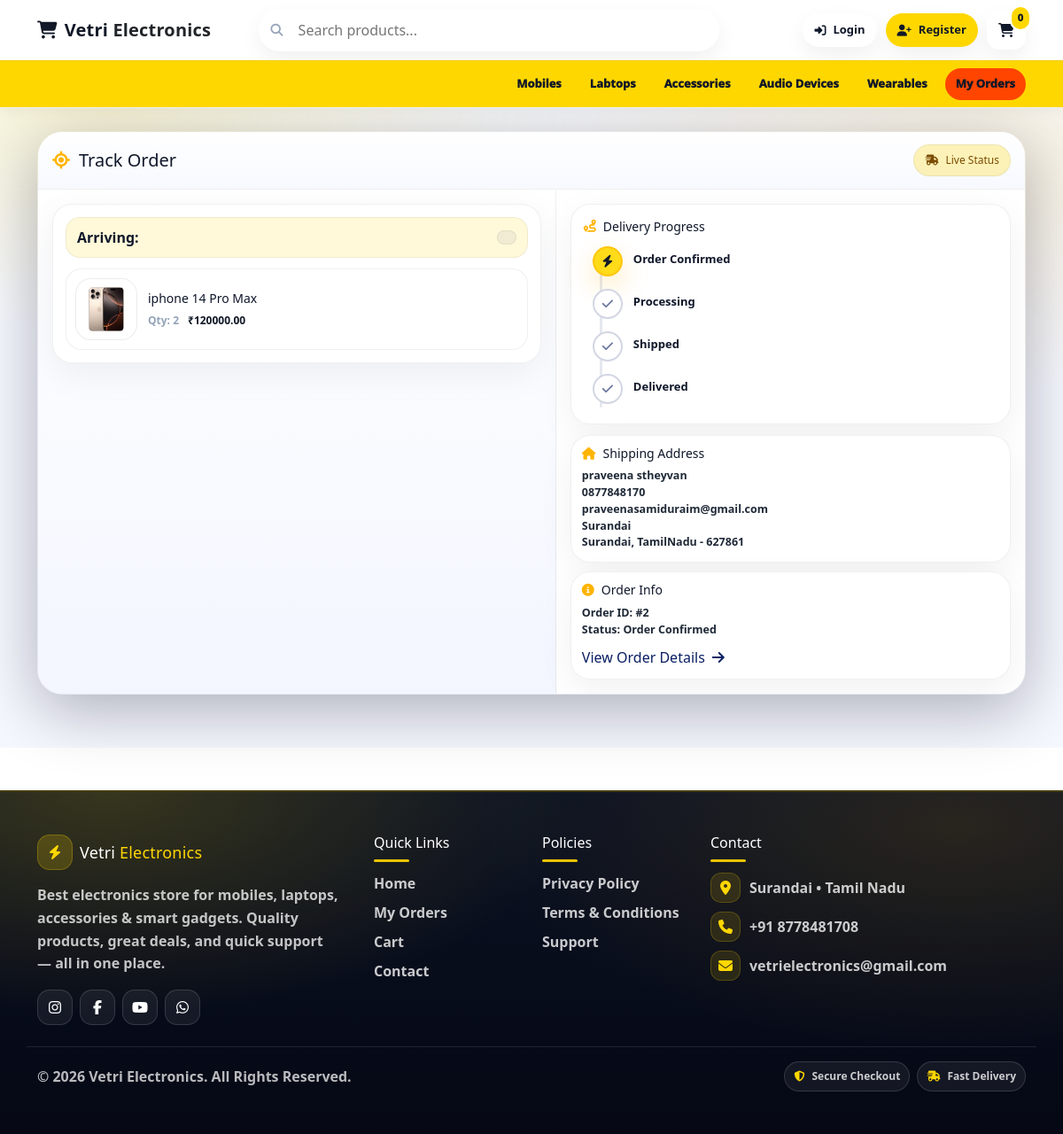
The page /track-order/2/ on the database its author committed.
### vetriapp/models.py (models this page shows, shortened)
class OrderItem(models.Model):
    order = models.ForeignKey(Order, on_delete=models.CASCADE, related_name='items')
    product = models.ForeignKey(Product, on_delete=models.CASCADE, null=True)
    quantity = models.PositiveIntegerField()
    price = models.DecimalField(max_digits=10, decimal_places=2)

class Product(models.Model):
    category = models.ForeignKey(Category, on_delete=models.CASCADE)
    name = models.CharField(max_length=255, null=True)
    description = models.TextField(blank=True, null=True)
    brand = models.CharField(max_length=255, null=True)
    image = models.ImageField(upload_to="products/", null=True)
    original_price = models.DecimalField(max_digits=10, decimal_places=2)
    price = models.DecimalField(max_digits=10, decimal_places=2)
    in_stock_qty = models.DecimalField(max_digits=3,decimal_places=0, null=True)
    in_stock = models.BooleanField(default=True)

class Order(models.Model):
    STATUS_CHOICES = [
        ("confirmed", "Order Confirmed"),
        ("processing", "Processing"),
        ("shipped", "Shipped"),
        ("delivered", "Delivered"),
        ("cancelled", "Cancelled"),
    ]
    user = models.ForeignKey(User, on_delete=models.CASCADE)
    transaction = models.ForeignKey(PaymentTransaction, on_delete=models.CASCADE, related_name="orders", null=True)
    price = models.DecimalField(max_digits=10, decimal_places=2)
    estimated_delivery_date = models.DateField(null=True, blank=True)  # Estimated delivery date
    status = models.CharField(max_length=20, choices=STATUS_CHOICES, default="confirmed")  # Order status
    created_at = models.DateTimeField(auto_now_add=True, null=True)
    billing_address = models.ForeignKey('BillingAddress', on_delete=models.SET_NULL, null=True, blank=True)

class BillingAddress(models.Model):
    user = models.ForeignKey(User, on_delete=models.CASCADE)
    email = models.EmailField()
    country = models.CharField(max_length=100)
    first_name = models.CharField(max_length=50)
    last_name = models.CharField(max_length=50)
    address = models.TextField()
    apartment = models.CharField(max_length=100, blank=True, null=True)
    city = models.CharField(max_length=50)
    state = models.CharField(max_length=50)
    pincode = models.CharField(max_length=10)
    phone = models.CharField(max_length=15)
    saved_info = models.BooleanField(default=False)

### vetriapp/views.py (the view)
# urls.py: path('track-order/<int:order_id>/', views.track_order, name='track_order'),
def track_order(request, order_id):
    order = get_object_or_404(Order, id=order_id)
    order_items = order.items.all()  # Fetch all items related to this order
    status_steps = ["Order Confirmed", "Processing", "Shipped", "Delivered"]
    return render(request, 'myapp/track_order.html', {
        'order': order,
        'order_items': order_items,
        'status_steps': status_steps
    })

### vetriapp/context_processors.py (called while the page is built)
def cart_count(request):
    cart_count = 0
    if request.user.is_authenticated:
        cart_count = Cart.objects.filter(user=request.user).count()  # Counts unique products only
    return {'cart_count': cart_count}

def category_context(request):
    return {'banners': Category.objects.all()}

### vetriapp/templates/myapp/track_order.html (shortened to what this page needs)
{% extends 'myapp/layout/base.html' %}
{% load static %}
{% block extra_css %}
<link rel="stylesheet" href="https://cdnjs.cloudflare.com/ajax/libs/font-awesome/6.5.2/css/all.min.css"/>
{% endblock extra_css %}
{% block content %}
<div class="to-wrap">
  <div class="container">
    <div class="to-shell">
      <div class="to-top">
        <h1 class="to-title"><i class="fa-solid fa-location-crosshairs"></i> Track Order</h1>
        <span class="to-pill"><i class="fa-solid fa-truck-fast"></i> Live Status</span>
      </div>
      <div class="to-grid">
        <div class="to-left">
          <div class="to-card">
            <div class="to-arrive">
              <b>Arriving:</b>
              <span>{{ order.estimated_delivery_date|date:"l, d M Y" }}</span>
            </div>
            <div class="to-items">
              {% for item in order_items %}
              <div class="to-item">
                <a class="to-thumb" href="{% url 'product_details' item.product.id %}">
                  <img src="{{ item.product.image.url }}" alt="{{ item.product.name }}">
                </a>
                <div class="to-itemInfo">
                  <p class="to-itemName">{{ item.product.name }}</p>
                  <div class="to-itemSub">
                    <span>Qty: <b>{{ item.quantity }}</b></span>
                    <span class="to-price">₹{{ item.product.price }}</span>
                  </div>
                </div>
              </div>
              {% endfor %}
            </div>
          </div>
        </div>
        <div class="to-right">
          <div class="to-stepper">
            <p class="to-stepTitle"><i class="fa-solid fa-route"></i> Delivery Progress</p>
            <ul class="to-steps">
              {% for step in status_steps %}
              <li class="to-step {% if step == order.get_status_display %}active{% endif %}">
                <div class="to-dot">
                  {% if step == order.get_status_display %}
                    <i class="fa-solid fa-bolt"></i>
                  {% else %}
                    <i class="fa-solid fa-check"></i>
                  {% endif %}
                </div>
                <div class="to-stepText">
                  <b>{{ step }}</b>
                </div>
              </li>
              {% endfor %}
            </ul>
          </div>
          <div class="to-info">
            <div class="to-box">
              <h4><i class="fa-solid fa-house"></i> Shipping Address</h4>
              <p>
                {{ order.billing_address.first_name }} {{ order.billing_address.last_name }}<br>
                {{ order.billing_address.phone }}<br>
                {{ order.billing_address.email }}<br>
                {{ order.billing_address.address }}<br>
                {{ order.billing_address.city }}, {{ order.billing_address.state }} - {{ order.billing_address.pincode }}
              </p>
            </div>
            <div class="to-box">
              <h4><i class="fa-solid fa-circle-info"></i> Order Info</h4>
              <p>
                Order ID: <b>#{{ order.id }}</b><br>
                Status: <b>{{ order.get_status_display }}</b>
              </p>
              <a class="to-link" href="{% url 'ourorders' %}">
                View Order Details <i class="fa-solid fa-arrow-right"></i>
              </a>
            </div>
          </div>
        </div>
      </div>
    </div>
  </div>
</div>
{% endblock content %}

### vetriapp/templates/myapp/layout/base.html (shortened to what this page needs)
{% load static %}
<!doctype html>
<html lang="en">
  <head>
    <link href="https://cdn.jsdelivr.net/npm/bootstrap@5.1.3/dist/css/bootstrap.min.css" rel="stylesheet">
    <link rel="stylesheet" href="https://cdnjs.cloudflare.com/ajax/libs/font-awesome/6.7.2/css/all.min.css" />
    <link href="https://unpkg.com/aos@2.3.1/dist/aos.css" rel="stylesheet">
    <link rel="stylesheet" href="{%  static 'css/base.css' %}">
    {% block extra_css %}
    {% endblock extra_css %}
  </head>
  <body>
    {% include 'myapp/include/navbar.html' %}
    {% block content %}
    {% endblock content %}
    {% include 'myapp/include/footer.html' %}
    <link rel="stylesheet" href="https://cdn.jsdelivr.net/npm/bootstrap-icons@1.11.3/font/bootstrap-icons.min.css"/>
<link rel="stylesheet" href="https://cdnjs.cloudflare.com/ajax/libs/font-awesome/6.5.2/css/all.min.css"/>
  </body>
</html>

### vetriapp/templates/myapp/include/navbar.html (shortened to what this page needs)
{% load static %}
{% block extra_css %}
<link rel="stylesheet" href="https://cdnjs.cloudflare.com/ajax/libs/font-awesome/6.5.2/css/all.min.css"/>
<link rel="stylesheet" href="https://cdn.jsdelivr.net/npm/bootstrap-icons@1.11.3/font/bootstrap-icons.min.css"/>
{% endblock extra_css %}
{% block content %}
<div class="sticky-wrapper">
  <div class="container ve-header">
    <div class="ve-header-inner">
        <a href="{% url 'home' %}" class="ve-brand">
            <i class="fa-solid fa-cart-shopping"></i>
            <span>Vetri <span class="text-dark">Electronics</span></span>
          </a>
      <div class="ve-search">
        <i class="fa fa-search s-ico"></i>
        <input type="text" id="search-input" placeholder="Search products..." autocomplete="off">
      </div>
      <div class="ve-actions">
        {% if user.is_authenticated %}
          <span class="ve-pill" style="cursor:default;">
            <i class="fa-solid fa-user"></i> {{ user.username }}
          </span>
          <a href="{% url 'logout' %}" class="ve-pill yellow">
            <i class="fa-solid fa-right-from-bracket"></i> Logout
          </a>
        {% else %}
          <a href="{% url 'login' %}" class="ve-pill">
            <i class="fa-solid fa-right-to-bracket"></i> Login
          </a>
          <a href="{% url 'register' %}" class="ve-pill yellow">
            <i class="fa-solid fa-user-plus"></i> Register
          </a>
        {% endif %}
        <a href="{% url 'cartpage' %}" class="ve-cart" aria-label="Cart">
          <i class="fa-solid fa-cart-shopping"></i>
          <span id="cart-count">{{ cart_count }}</span>
        </a>
      </div>
    </div>
  </div>
  <nav class="navbar navbar-expand-lg ve-nav">
    <div class="container">
      <div class="collapse navbar-collapse" id="navbarNav">
        <ul class="navbar-nav ms-auto gap-2 py-2 py-lg-0">
          <li class="nav-item"><a class="nav-link" href="{% url 'products_by_category' 1 %}">Mobiles</a></li>
          <li class="nav-item"><a class="nav-link" href="{% url 'products_by_category' 2 %}">Labtops</a></li>
          <li class="nav-item"><a class="nav-link" href="{% url 'products_by_category' 3 %}">Accessories</a></li>
          <li class="nav-item"><a class="nav-link" href="{% url 'products_by_category' 4 %}">Audio Devices</a></li>
          <li class="nav-item"><a class="nav-link" href="{% url 'products_by_category' 5 %}">Wearables</a></li>
          <li class="nav-item"><a class="nav-link newlink" href="{% url 'ourorders' %}">My Orders</a></li>
        </ul>
      </div>
    </div>
  </nav>
</div>
{% endblock content %}

### vetriapp/templates/myapp/include/footer.html (shortened to what this page needs)
<footer class="ve-footer mt-5">
  <div class="container py-5">
    <div class="row g-4">
      <div class="col-12 col-md-4">
        <a href="/" class="ve-foot-brand text-decoration-none d-inline-flex align-items-center gap-2">
          <span class="ve-foot-logo"><i class="fa-solid fa-bolt"></i></span>
          <span class="ve-foot-name">Vetri <span>Electronics</span></span>
        </a>
        <p class="ve-foot-text mt-3 mb-3">
          Best electronics store for mobiles, laptops, accessories & smart gadgets.
          Quality products, great deals, and quick support — all in one place.
        </p>
        <div class="ve-social d-flex gap-2">
          <a href="#" class="ve-social-btn" aria-label="Instagram"><i class="fa-brands fa-instagram"></i></a>
          <a href="#" class="ve-social-btn" aria-label="Facebook"><i class="fa-brands fa-facebook-f"></i></a>
          <a href="#" class="ve-social-btn" aria-label="YouTube"><i class="fa-brands fa-youtube"></i></a>
          <a href="#" class="ve-social-btn" aria-label="WhatsApp"><i class="fa-brands fa-whatsapp"></i></a>
        </div>
      </div>
      <div class="col-6 col-md-2">
        <h6 class="ve-foot-title">Quick Links</h6>
        <ul class="ve-foot-links list-unstyled m-0">
          <li><a href="/" class="ve-foot-link">Home</a></li>
          <li><a href="{% url 'ourorders' %}" class="ve-foot-link">My Orders</a></li>
          <li><a href="{% url 'cartpage' %}" class="ve-foot-link">Cart</a></li>
          <li><a href="{% url 'contactus' %}" class="ve-foot-link">Contact</a></li>
        </ul>
      </div>
      <div class="col-6 col-md-2">
        <h6 class="ve-foot-title">Policies</h6>
        <ul class="ve-foot-links list-unstyled m-0">
          <li><a href="{% url 'privacypolicy' %}" class="ve-foot-link">Privacy Policy</a></li>
          <li><a href="{% url 'termscondition' %}" class="ve-foot-link">Terms & Conditions</a></li>
          <li><a href="{% url 'contactus' %}" class="ve-foot-link">Support</a></li>
        </ul>
      </div>
      <div class="col-12 col-md-4">
        <h6 class="ve-foot-title">Contact</h6>
        <div class="ve-contact">
          <div class="ve-contact-row">
            <span class="ve-ico"><i class="fa-solid fa-location-dot"></i></span>
            <span>Surandai • Tamil Nadu</span>
          </div>
          <div class="ve-contact-row">
            <span class="ve-ico"><i class="fa-solid fa-phone"></i></span>
            <span>+91 8778481708</span>
          </div>
          <div class="ve-contact-row">
            <span class="ve-ico"><i class="fa-solid fa-envelope"></i></span>
            <span>vetrielectronics@gmail.com</span>
          </div>
        </div>
    </div>
    <div class="ve-foot-bottom mt-4 pt-3 d-flex flex-wrap gap-2 align-items-center justify-content-between">
      <div class="ve-copy">
        &copy; 2026 Vetri Electronics. All Rights Reserved.
      </div>
      <div class="ve-pay d-flex gap-2 align-items-center">
        <span class="ve-pay-pill"><i class="fa-solid fa-shield-halved"></i> Secure Checkout</span>
        <span class="ve-pay-pill"><i class="fa-solid fa-truck-fast"></i> Fast Delivery</span>
      </div>
    </div>
  </div>
</footer>

### vetriapp/templates/myapp/include/navbar.html (style rules this page uses)
:root { --yellow:#FFD700; --yellow2:#ffb400; --ink:#0f172a; --muted:#64748b; --line:#e5e7eb; --card:#ffffff; --shadow: 0 10px 30px rgba(2,6,23,.08); --r14:14px; --r18:18px; }
.sticky-wrapper { position: sticky; top: 0; z-index: 1030; background: rgba(255,255,255,.9); backdrop-filter: blur(10px); border-bottom: 1px solid rgba(0,0,0,.06); box-shadow: 0 2px 16px rgba(0,0,0,.06); }
.ve-header { padding: 10px 12px; }
.ve-header-inner { display:flex; align-items:center; gap: 12px; flex-wrap: wrap; }
.ve-brand { display:flex; align-items:center; gap:10px; text-decoration:none; color: var(--ink); font-weight: 1000; letter-spacing: .2px; }
.ve-search { flex: 1; min-width: 220px; max-width: 520px; position: relative; margin-left: auto; margin-right: auto; }
.ve-search input { width: 100%; border-radius: 999px; border: 1px solid var(--line); padding: 11px 44px 11px 44px; box-shadow: 0 10px 25px rgba(2,6,23,.06); outline:none; background:#fff; }
.ve-search .s-ico { position:absolute; left: 14px; top: 50%; transform: translateY(-50%); color: var(--muted); font-size: 14px; }
.ve-actions { display:flex; align-items:center; gap: 10px; margin-left: auto; }
.ve-pill { border: 1px solid var(--line); background: #fff; border-radius: 999px; padding: 8px 12px; font-weight: 900; font-size: 13px; color: var(--ink); text-decoration:none; box-shadow: 0 10px 25px rgba(2,6,23,.06); transition:.15s ease; display:inline-flex; align-items:center; gap: 8px; white-space: nowrap; }
.ve-pill.yellow { background: var(--yellow); border-color: rgba(255,215,0,.65); color: #111827; }
.ve-cart { position: relative; width: 44px; height:44px; border-radius: var(--r14); border: 1px solid var(--line); background:#fff; display:grid; place-items:center; box-shadow: 0 10px 25px rgba(2,6,23,.06); text-decoration:none; color: var(--ink); }
#cart-count { position:absolute; top: -7px; right: -7px; background: var(--yellow); color:#111827; font-weight: 1000; border-radius: 999px; padding: 4px 7px; font-size: 11px; border: 2px solid #fff; }
.ve-nav { background: var(--yellow); border-top: 1px solid rgba(0,0,0,.06); }
.ve-nav .nav-link { color: #111827 !important; font-weight: 1000; border-radius: 999px; padding: 8px 12px !important; transition:.15s ease; font-size: 13px; }
.newlink { background-color: orangered; }
.ve-brand { display:flex; align-items:center; gap:8px; text-decoration:none; color:#111827; font-weight:900; font-size:20px; }
.ve-brand i { font-size:20px; color:#111827; }
.ve-brand span { font-weight:900; }

### rows shown on the page
OrderItem: product.image (picture), product.name "iphone 14 Pro Max", quantity "2", product.price "120000.00"
Order: billing_address.first_name "praveena", billing_address.last_name "stheyvan", billing_address.phone "0877848170", billing_address.email "praveenasamiduraim@gmail.com", billing_address.address "Surandai", billing_address.city "Surandai", billing_address.state "TamilNadu", billing_address.pincode "627861", id "2", status "Order Confirmed"

### other values the page prints
{{ cart_count }} "0"
{{ step }} "Order Confirmed" "Processing" "Shipped" "Delivered"
